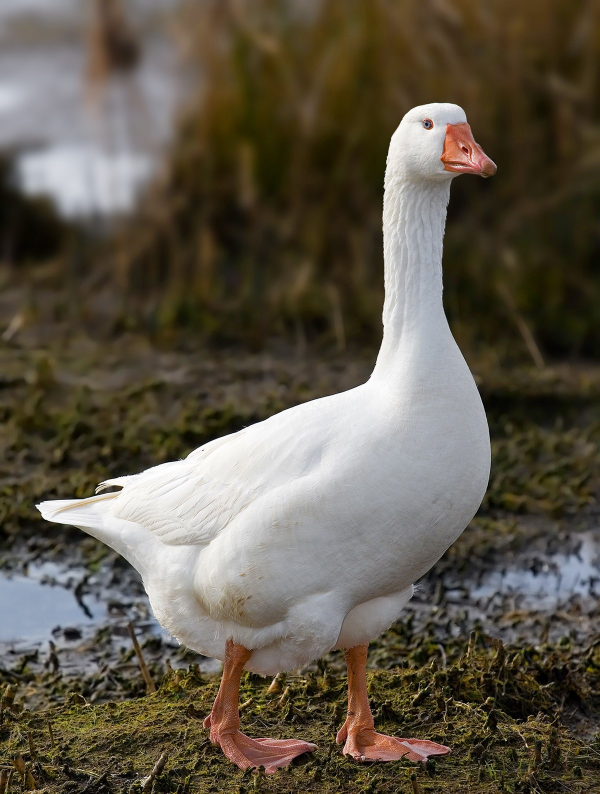
#> input picture Domestic_Goose.png, 1200 x 1587 px (shown at 1/2 size)
$ python linearfast.py Domestic_Goose.png
#> lines starting #> are read from the running program, lines starting #| are printed output that depends on the picture
### transforms.py
import numpy as np

def partition(arr):
    return np.block([[             arr, np.zeros((3, 3))],
                     [np.zeros((3, 3)),   np.identity(3)]])

scale = lambda s: partition(np.array([[s, 0, 0],
                                      [0, s, 0],
                                      [0, 0, 1]]))

move = lambda x, y: partition(np.array([[1, 0, x],
                                        [0, 1, y],
                                        [0, 0, 1]]))

project = partition(np.array([[1, 0, 0],
                              [0, 0, 0],
                              [0, 0, 1]]))

reflect1 = partition(np.array([[1, 2, 0],
                               [0, 1, 0],
                               [0, 0, 1]]))

rotation = lambda theta: partition(np.array([[ np.cos(theta),-np.sin(theta), 0],
                                             [ np.sin(theta), np.cos(theta), 0],
                                             [             0,             0, 1]]))

shearexample = partition(np.array([[1, 1, 0],
                                   [0, 1, 0],
                                   [0, 0, 1]]))

shear1 = lambda theta: partition(np.array([[1,   -np.tan(theta/2), 0],
                                           [0,                  1, 0],
                                           [0,                  0, 1]]))
shear2 = lambda theta: partition(np.array([[            1, 0, 0],
                                           [np.sin(theta), 1, 0],
                                           [0,             0, 1]]))
shear3 = lambda theta: partition(np.array([[1,   -np.tan(theta/2), 0],
                                           [0,                  1, 0],
                                           [0,                  0, 1]]))

colorshift1 = np.array([
    [1, 0, 0, 0, 0, 0],
    [0, 1, 0, 0, 0, 0],
    [0, 0, 1, 0, 0, 0],
    [0, 0, 0, 1, 0, 0],
    [0, 0, 0, 0, 0.25, 0],
    [0, 0, 0, 0, 0, 0.25]
])

colorshift2 = np.array([
    [1, 0, 0, 0, 0, 0],
    [0, 1, 0, 0, 0, 0],
    [0, 0, 1, 0, 0, 0],
    [0, 0, 0, 1, 0, 0],
    [-0.1, 0, 0, 0, 1, 0],
    [-0.1, 0, 0, 0, 0, 1]
])

#rgb =

### linearfast.py
import numpy as np
from PIL import Image, ImageDraw
import sys
import math, time
import transforms

sttime = time.perf_counter()
vec_round = np.vectorize(round)

name = sys.argv[1]
img = Image.open(name)
#> img is the input picture: PIL image 1200x1587 RGB; mean R, G, B 94.9, 87.5, 73.7
numpydata = np.asarray(img)
numpydata = np.swapaxes(numpydata,0,1) # convert row column to xy
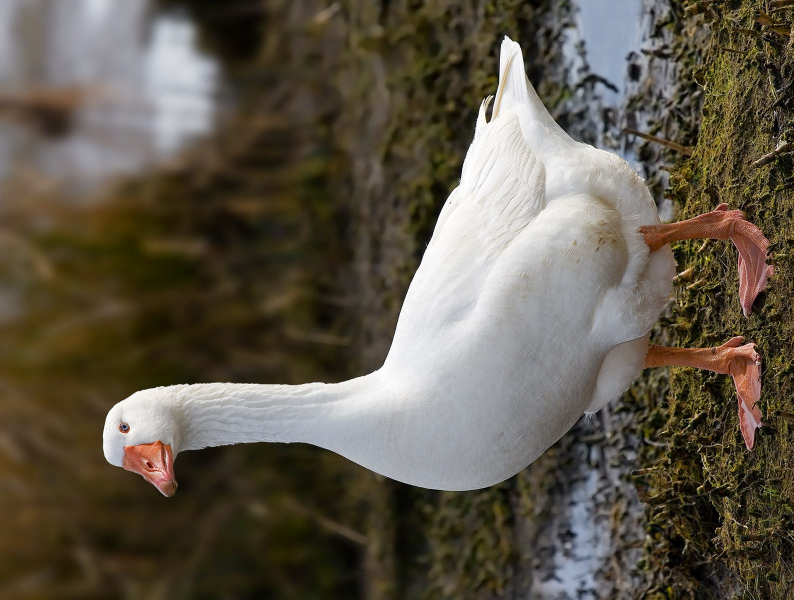
#> numpydata: shape (1200, 1587, 3) (shown at 1/2 size); mean R, G, B 94.9, 87.5, 73.7

theta = 180 * math.pi / 180
# Matrix transform x, y, 1, r, g, b
#transformation = transforms.rotation(theta)
#transformation = transforms.shearexample
transformation = transforms.colorshift2

def img_to_matrix(npdata):
    i = np.arange(npdata.shape[0])
#> i = 1200 values from 0 to 1199
    j = np.arange(npdata.shape[1])
#> j = 1587 values from 0 to 1586
    out = np.empty((npdata.shape[0], npdata.shape[1], 6),dtype=int)
    out[:,:,0] = i[:,None] # Column vector
    out[:,:,1] = j # Row vector
    out[:,:,2] = 1
    out[:,:,3:] = npdata[i[:,None], j]
    return out.reshape(-1, out.shape[-1]).T

def img_to_matrix_slow(npdata):
    #Slow implementation:
    arr = []
    for i in range(len(npdata)):
        for j in range(len(npdata[0])):
            val = npdata[i, j]
            arr.append([i, j, 1, *val])
    return np.array(arr).T

def matrix_to_img(npdata):
    arr = np.ones([3000, 3000, 3]) * 255 # Create a white canvas
    npdata = vec_round(npdata)
    arr[npdata[0], npdata[1]] = npdata[3:].T
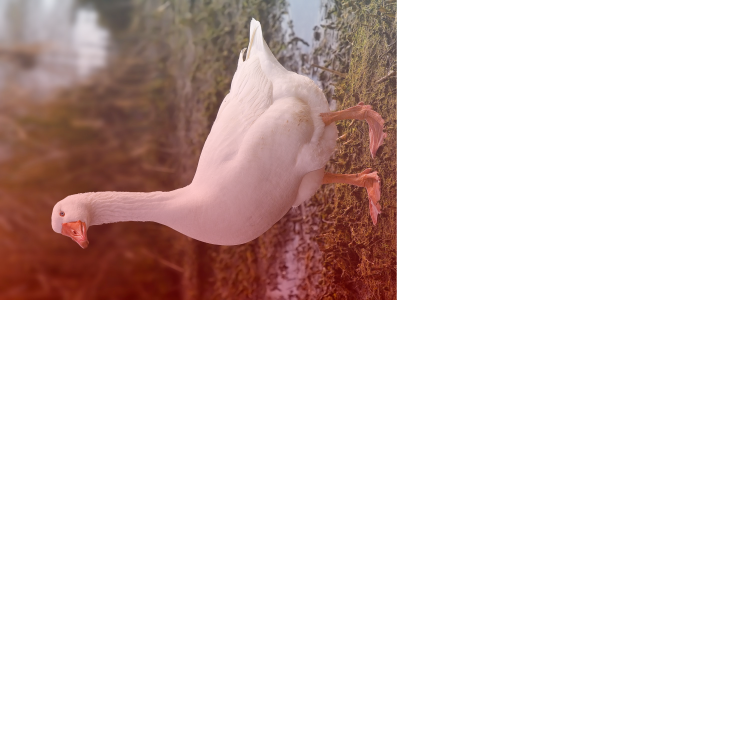
#> arr: shape (3000, 3000, 3) float64 (shown at 1/4 size); mean of channels 0, 1, 2 221.1, 206.9, 204; drawn with min black and max white
    return arr

def matrix_to_img_slow(npdata):
    #Slow implementation:
    arr = np.ones([3000, 3000, 3]) * 255 # Create a white canvas
    for i in npdata:
       i = vec_round(i)
       arr[i[0], i[1]] = i[3:]
    return arr

data = img_to_matrix(numpydata)

result = matrix_to_img(transformation.dot(data))
result = np.swapaxes(result,0,1) # convert xy to row column
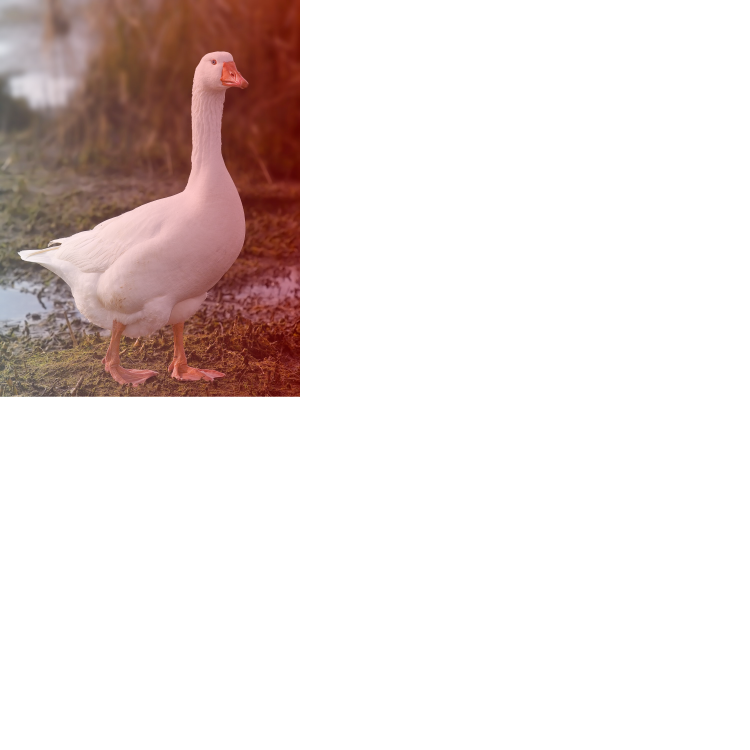
#> result: shape (3000, 3000, 3) float64 (shown at 1/4 size); mean of channels 0, 1, 2 221.1, 206.9, 204; drawn with min black and max white


PIL_image = Image.fromarray(result.astype('uint8'), 'RGB')
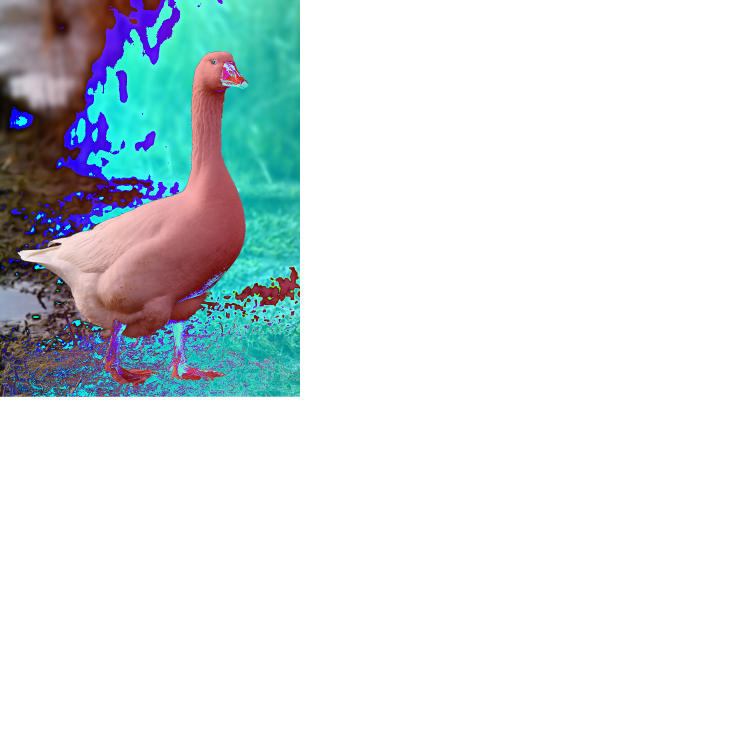
#> PIL_image: PIL image 3000x3000 RGB (shown at 1/4 size); mean R, G, B 221.1, 229, 231.2
PIL_image.save('result.png') # Save image
print(time.perf_counter()-sttime)
